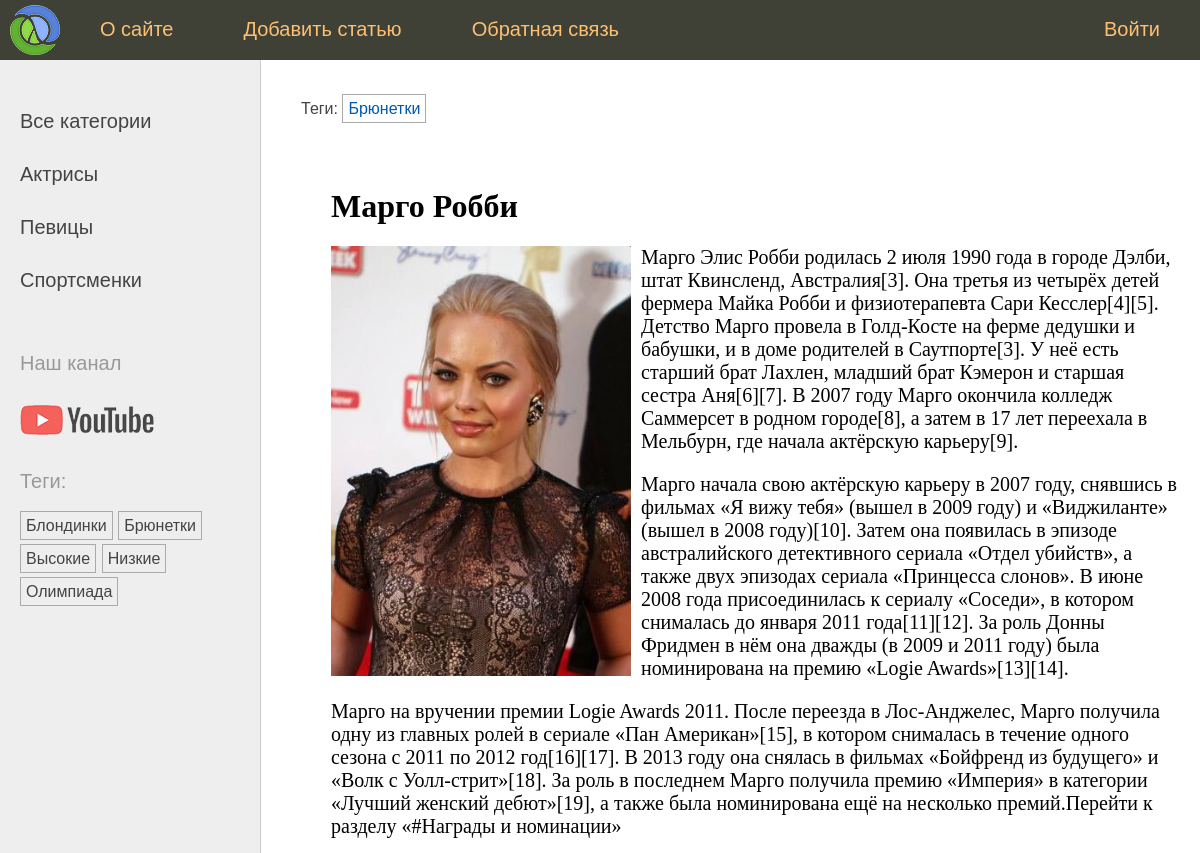
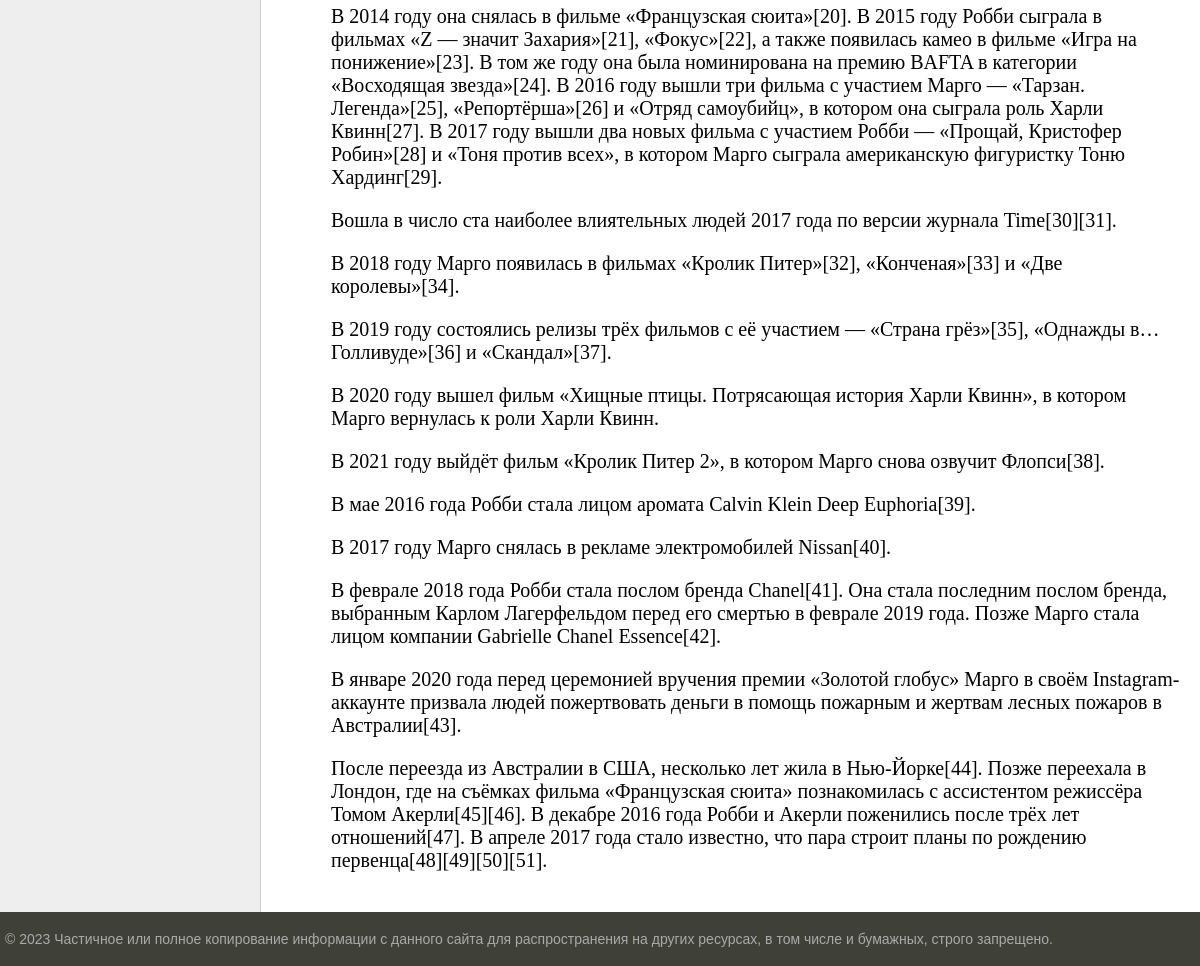
The page /post/margo-robbi/ on the database its author committed (2 pictures, top to bottom).
### women/models.py (models this page shows, shortened)
class Category(models.Model):
    name = models.CharField(max_length=100, db_index=True, verbose_name='Категория')
    slug = models.SlugField(max_length=255, unique=True, db_index=True, verbose_name='Слаг')
    def get_absolute_url(self):
        return reverse('category', kwargs={'cat_slug': self.slug})
    class Meta:
        verbose_name = 'Категории'
        verbose_name_plural = 'Категории'

class TagPost(models.Model):
    tag = models.CharField(max_length=100, db_index=True)
    slug = models.SlugField(max_length=255, unique=True, db_index=True)
    def get_absolute_url(self):
        return reverse('tag', kwargs={'tag_slug': self.slug})

class Women(models.Model):
    class Status(models.IntegerChoices):
        DRAFT = 0, 'Черновик'
        PUBLISHED = 1, 'Опубликовано'
    title = models.CharField(max_length=255, verbose_name="Заголовок")
    slug = models.SlugField(max_length=255, unique=True, db_index=True, verbose_name="Слаг",
                            validators=[
                                MinLengthValidator(5, message='Минимум 5 символов'),
                                MaxLengthValidator(100, message='Максимум 100 символов'),
                            ]
                            )
    photo = models.ImageField(upload_to="photos/%Y/%m/%d/", default=None,
                              blank=True, null=True, verbose_name='Фото')
    content = models.TextField(blank=True, verbose_name="Текст статьи")
    time_create = models.DateTimeField(auto_now_add=True, verbose_name="Время создания")
    time_update = models.DateTimeField(auto_now=True, verbose_name="Время обновления")
    is_published = models.BooleanField(choices=tuple(map(lambda x: (bool(x[0]), x[1]), Status.choices)),
                                       default=Status.DRAFT, verbose_name="Статус публикации")
    cat = models.ForeignKey('Category', on_delete=models.PROTECT, related_name='posts', verbose_name="Категория")
    tags = models.ManyToManyField('TagPost', blank=True, related_name='tags', verbose_name="Теги")
    husband = models.OneToOneField('Husband', on_delete=models.SET_NULL, null=True, blank=True, related_name='woman', verbose_name="Муж")
    objects = models.Manager()
    published = PublishedManager()
    class Meta:
        verbose_name = "Известные женщины"
        verbose_name_plural = "Известные женщины"
        ordering = ['-time_create']
        indexes = [
                    models.Index(fields=['-time_create'])
        ]

### women/views.py (the view)
# urls.py: path('post/<slug:post_slug>/', views.ShowPost.as_view(), name='post'),
class ShowPost(DataMixin, DetailView):
    model = Women
    template_name = 'women/post.html'
    slug_url_kwarg = 'post_slug'
    context_object_name = 'post'
    def get_context_data(self, **kwargs):
        context = super().get_context_data(**kwargs)
        return self.get_mixin_context(context, title=context['post'].title)
    def get_object(self, queryset=None):
        return get_object_or_404(Women.published, slug=self.kwargs[self.slug_url_kwarg])

### women/models.py (called while the page is built)
    def get_queryset(self):
        return super().get_queryset().filter(is_published=Women.Status.PUBLISHED)

### women/templatetags/women_tags.py (called while the page is built)
@register.inclusion_tag('women/list_categories.html')
def show_categories(cat_selected=0):
    cats = Category.objects.annotate(total=Count("posts")).filter(total__gt=0)
    return {'cats': cats, 'cat_selected': cat_selected}

@register.inclusion_tag('women/list_tags.html')
def show_all_tags():
    return {'tags': TagPost.objects.annotate(total=Count("tags")).filter(total__gt=0)}

### women/utils.py (called while the page is built)
    def get_mixin_context(self, context, **kwargs):
        context['menu'] = menu
        context['cat_selected'] = None
        context.update(kwargs)
        return context

### women/templates/women/post.html
{% extends 'base.html' %}
{% block breadcrumbs %}
{% with post.tags.all as tags %}
{% if tags %}
<ul class="tags-list">
    <li>Теги:</li>
    {% for t in tags %}
    <li><a href="{{t.get_absolute_url}}">{{t.tag}}</a></li>
    {% endfor %}
</ul>
{% endif %}
{% endwith %}
{% endblock %}
{% block content %}
<h1>{{title}}</h1>
{% if post.photo %}
<p><img class="img-article-left" src="{{post.photo.url}}"></p>
{% endif %}
{{post.content|linebreaks}}
{% endblock %}

### templates/base.html (shortened to what this page needs)
{% load static %}
{% load women_tags %}
<!DOCTYPE html>
<html>
<head>
	<link type="text/css" href="{% static 'women/css/styles.css' %}" rel="stylesheet" />
</head>
<body>
<table class="table-page" border=0 cellpadding="0" cellspacing="0">
<tr><td valign=top>
{% block mainmenu %}
		<div class="header">
			<ul id="mainmenu" class="mainmenu">
			<li class="logo"><a href="{% url 'home' %}"><div class="logo"></div></a></li>
{% for m in menu %}
	{% if not forloop.last %}<li>{% else %}<li class="last">{% endif %}
		<a href="{% url m.url_name %}">{{m.title}}</a></li>
{% endfor %}
			</ul>
		</div>
{% endblock mainmenu %}
<table class="table-content" border=0 cellpadding="0" cellspacing="0">
<tr>
	<td valign="top" class="left-chapters">
	<ul id="leftchapters">
		{% if cat_selected == 0 %}
		<li class="selected">Все категории</li>
		{% else %}
		<li><a href="{% url 'home' %}">Все категории</a></li>
		{% endif %}
		{% show_categories cat_selected %}
		<li class="share">
		<p>Наш канал</p>
		<a class="share-yt" href="https://www.youtube.com/channel/UClJzWfGWuGJL2t-3dYKcHTA/playlists" target="_blank" rel="nofollow"></a>
		</li>
		<li>{% show_all_tags %}</li>
	</ul>
</td>
<td valign="top" class="content">
	{% block breadcrumbs %}
	{% endblock %}
	<div class="content-text">
{% block content %}
{% endblock %}
	</div>
</td></tr></table>
</td></tr>
<tr><td valign=top>
	<div id="footer">
		<p>&copy; 2023 Частичное или полное копирование информации с данного сайта для распространения на других ресурсах, в том числе и бумажных, строго запрещено.</p>
	</div>
</td></tr></table>
</body>
</html>

### women/templates/women/list_categories.html
{% for cat in cats %}
{% if cat.id == cat_selected %}
<li class="selected">{{cat.name}}</li>
{% else %}
<li><a href="{{ cat.get_absolute_url }}">{{cat.name}}</a></li>
{% endif %}
{% endfor %}

### women/templates/women/list_tags.html
{% if tags %}
    <p>Теги:</p>
    <ul class="tags-list">
        {% for t in tags %}
        <li><a href="{{t.get_absolute_url}}">{{t.tag}}</a></li>
        {% endfor %}
    </ul>
{% endif %}

### women/static/women/css/styles.css (style rules this page uses)
html, body { font-family: 'Arial'; margin: 0; padding: 0; height: 100%; width: 100%; color: #444; }
a { color: #0059b2; text-decoration: none; }
img { max-width: 600px; height: auto; }
img.img-article-left { max-width: 300px; height: auto; float: left; padding: 0 10px 10px 0; }
.table-page { width: 100%; height: 100%; vertical-align: top; }
.table-page tr { height: 100%; }
.header { background: #3F4137; height: 60px; }
.logo { background: url('../images/logo.png') no-repeat 10px 5px; width: 70px; height: 60px; }
ul.mainmenu { list-style: none; margin: 0; padding: 0; height: 60px; color: #fdc073; font-size: 20px; overflow: hidden; }
ul.mainmenu li { float: left; margin: 18px 40px 0 30px; }
ul.mainmenu li.logo { margin: 0; }
ul.mainmenu li.last { float: right; }
ul.mainmenu li a { color: #fdc073; text-decoration: none; }
.table-content { width: 100%; min-height: 100%; height: 100%; }
.left-chapters { margin: 0; background: #eee; border-right: 1px solid #ccc; }
.left-chapters ul { width: 230px; margin: 0; padding: 20px 10px 10px 20px; list-style: none; font-size: 20px; }
.left-chapters ul li { margin: 30px 0 0 0; color: #999; }
.left-chapters ul li a { color: #444; text-decoration: none; }
.left-chapters ul li.share { margin: 60px 0 0 0; }
.left-chapters ul li.share p { margin: 30px 0 30px 0; }
.left-chapters ul li.share a { display: inline-block; width: 40px; height: 40px; margin: 0 20px 0 0; }
.left-chapters ul li.share a.share-yt { width: 100%; height: 30px; background: url('../images/share_yt.png') no-repeat 0 0 }
ul.tags-list { width: 100%; margin: 0; padding: 0; list-style: none; }
ul.tags-list li { margin: 0; padding: 0 0 10px; display: inline-block; }
ul.tags-list li a { padding: 5px; font-size: 16px; border: 1px solid #aaa; }
.content { padding: 40px 20px 20px 40px; width: 100%; box-sizing: border-box; }
.content-text { margin: 60px 0 0 30px; color: #000; font-size: 20px; font-family: Yandex Sans Display Light; }
.content-text h1 { font-size: 32px; }
#footer { box-sizing: border-box; background: #3F4137; padding: 5px; color: #aaa; font-size: 14px; font-family: Verdana, Geneva, Arial, Helvetica; text-align: left; overflow: hidden; }

### rows shown on the page
Category: name "Актрисы"
Category: name "Певицы"
Category: name "Спортсменки"
TagPost: tag "Блондинки"
TagPost: tag "Брюнетки"
TagPost: tag "Высокие"
TagPost: tag "Низкие"
TagPost: tag "Олимпиада"
Women: title "Марго Робби", photo (picture), content "Марго Элис Робби родилась 2 июля 1990 года в городе Дэлби, штат Квинсленд, Австралия[3]. Она третья из четырёх детей фермера Майка Робби и физиотерапевта Сари Кесслер[4][5]. Детство Марго провела в Голд-Косте на ферме дедушки и бабушки, и в доме родителей в Саутпорте[3]. У неё есть старший брат Лахлен, младший брат Кэмерон и старшая сестра Аня[6][7]. В 2007 году Марго окончила колледж Саммерсет в родном городе[8], а затем в 17 лет переехала в Мельбурн, где начала актёрскую карьеру[9]. Марго начала свою актёрскую карьеру в 2007 году, снявшись в фильмах «Я вижу тебя» (вышел в 2009 году) и «Виджиланте» (вышел в 2008 году)[10]. Затем она появилась в эпизоде австралийского детективного сериала…"

### other values the page prints
{{ m.title }} "О сайте" "Добавить статью" "Обратная связь" "Войти"
